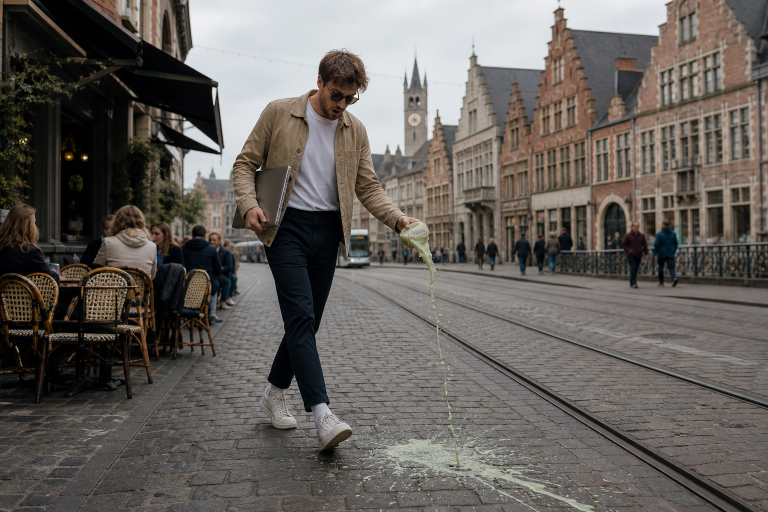
#> input picture assets/sources/021-gent-matcha-spill.png, 1536 x 1024 px (shown at 1/2 size)
$ python render_post_021.py
#> lines starting #> are read from the running program, lines starting #| are printed output that depends on the picture
from pathlib import Path
from PIL import Image, ImageDraw, ImageEnhance, ImageFilter, ImageFont


ROOT = Path(__file__).resolve().parents[1]
SRC = ROOT / "assets" / "sources" / "021-gent-matcha-spill.png"
OUT = ROOT / "assets" / "posts" / "021-gent-matcha-latte.png"

W, H = 1080, 1350
INK = "#111111"
PAPER = "#F5F0E6"
ORANGE = "#F15A24"
YELLOW = "#F2C94C"
WHITE = "#FFFFFF"
MUTED = "#D8D1C4"
GREEN = "#8FBF62"

GEORGIA_BOLD = "/System/Library/Fonts/Supplemental/Georgia Bold.ttf"
ARIAL = "/System/Library/Fonts/Supplemental/Arial.ttf"
ARIAL_BOLD = "/System/Library/Fonts/Supplemental/Arial Bold.ttf"


def font(path, size):
    return ImageFont.truetype(path, size)


def cover_crop(img, size, vertical_focus=0.5, horizontal_focus=0.5):
    src_w, src_h = img.size
    dst_w, dst_h = size
    scale = max(dst_w / src_w, dst_h / src_h)
    resized = img.resize((round(src_w * scale), round(src_h * scale)), Image.LANCZOS)
    left = round((resized.width - dst_w) * horizontal_focus)
    top = round((resized.height - dst_h) * vertical_focus)
    return resized.crop((left, top, left + dst_w, top + dst_h))


def contain_fit(img, size):
    src_w, src_h = img.size
    dst_w, dst_h = size
    scale = min(dst_w / src_w, dst_h / src_h)
    return img.resize((round(src_w * scale), round(src_h * scale)), Image.LANCZOS)


def wrap(draw, text, face, max_width):
    words = text.split()
    lines = []
    current = ""
    for word in words:
        candidate = word if not current else f"{current} {word}"
        if draw.textbbox((0, 0), candidate, font=face)[2] <= max_width:
            current = candidate
        else:
            if current:
                lines.append(current)
            current = word
    if current:
        lines.append(current)
    return lines


def headline_font(draw, text):
    for size in (58, 54, 50, 46, 42):
        face = font(GEORGIA_BOLD, size)
        lines = wrap(draw, text, face, 940)
        if len(lines) <= 4:
            return face, lines, int(size * 1.18)
    face = font(GEORGIA_BOLD, 40)
    return face, wrap(draw, text, face, 940), 48


def draw_logo(draw, x, y, scale=1.0):
    r = int(42 * scale)
    cx, cy = x + r, y + r
    draw.ellipse((cx - r, cy - r, cx + r, cy + r), fill=PAPER, outline=INK, width=max(3, int(5 * scale)))
    draw.ellipse((cx - r + 8, cy - r + 8, cx + r - 8, cy + r - 8), outline=INK, width=max(1, int(2 * scale)))
    face = font(GEORGIA_BOLD, int(38 * scale))
    box = draw.textbbox((0, 0), "DR", font=face)
    draw.text((cx - (box[2] - box[0]) / 2 - int(2 * scale), cy - int(24 * scale)), "DR", font=face, fill=INK)
    draw.ellipse((cx + int(25 * scale), cy + int(11 * scale), cx + int(35 * scale), cy + int(21 * scale)), fill=ORANGE)
    draw.rectangle((cx - int(14 * scale), cy - int(35 * scale), cx + int(14 * scale), cy - int(31 * scale)), fill=YELLOW)


def draw_stamp(draw):
    draw.rectangle((70, 725, 310, 765), fill=ORANGE)
    draw.text((92, 733), "KOKOSMELK CODE", font=font(ARIAL_BOLD, 18), fill=INK)
    draw.rectangle((738, 725, 1010, 779), fill=(17, 17, 17, 225))
    draw.text((760, 739), "TERRASALARM", font=font(ARIAL_BOLD, 24), fill=PAPER)
    draw.ellipse((962, 737, 992, 767), fill=GREEN)


def main():
    base = Image.open(SRC).convert("RGB")
#> base is the input picture: PIL image 1536x1024 RGB; mean R, G, B 101.9, 97.1, 92.5
    base = ImageEnhance.Color(base).enhance(1.05)
    base = ImageEnhance.Contrast(base).enhance(1.08)
    base = base.filter(ImageFilter.UnsharpMask(radius=1.0, percent=110, threshold=3))

    img = cover_crop(base, (W, H), vertical_focus=0.48, horizontal_focus=0.5)
#> in cover_crop, `return resized.crop((left, top, left + dst_w, top + dst_h))`:
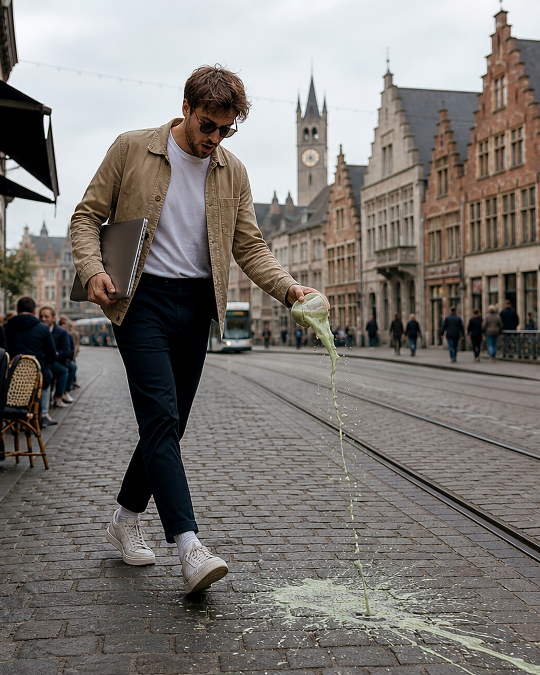
#> returned value: PIL image 1080x1350 RGB (shown at 1/2 size); mean R, G, B 125.8, 121.4, 117.1
    img = img.filter(ImageFilter.GaussianBlur(radius=7))
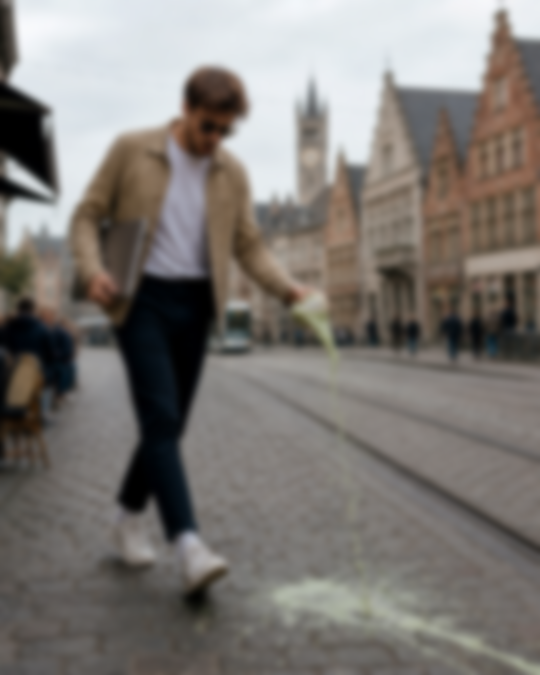
#> img: PIL image 1080x1350 RGB (shown at 1/2 size); mean R, G, B 125.8, 121.4, 117.1
    img = ImageEnhance.Brightness(img).enhance(0.55)
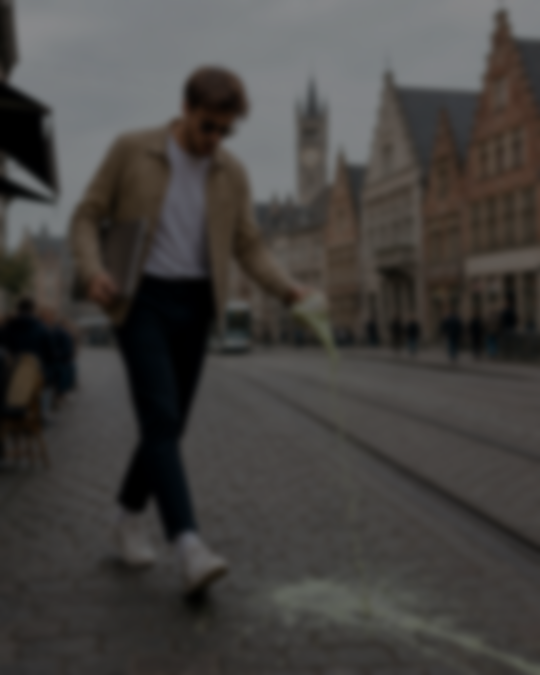
#> img: PIL image 1080x1350 RGB (shown at 1/2 size); mean R, G, B 68.7, 66.3, 63.9
    draw = ImageDraw.Draw(img, "RGBA")

    draw.rectangle((0, 0, W, 152), fill=(17, 17, 17, 255))
    draw.rectangle((0, 152, W, 820), fill=(0, 0, 0, 42))
    draw.rectangle((0, 820, W, H), fill=(17, 17, 17, 245))

    hero = contain_fit(base, (910, 560))
#> in contain_fit, `return img.resize((round(src_w * scale), round(src_h * scale)), Image...`:
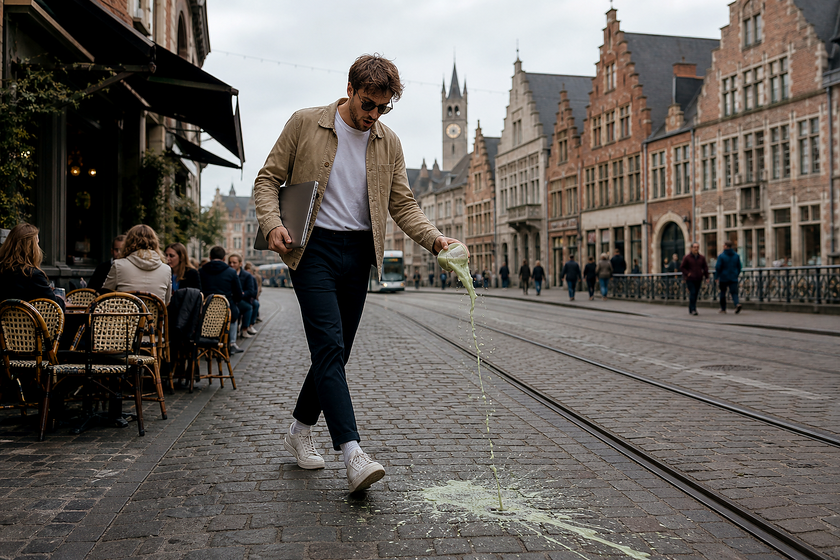
#> returned value: PIL image 840x560 RGB; mean R, G, B 102.4, 96.8, 91.5
    px = (W - hero.width) // 2
#> px = 120
    py = 176
    img.paste(hero, (px, py))
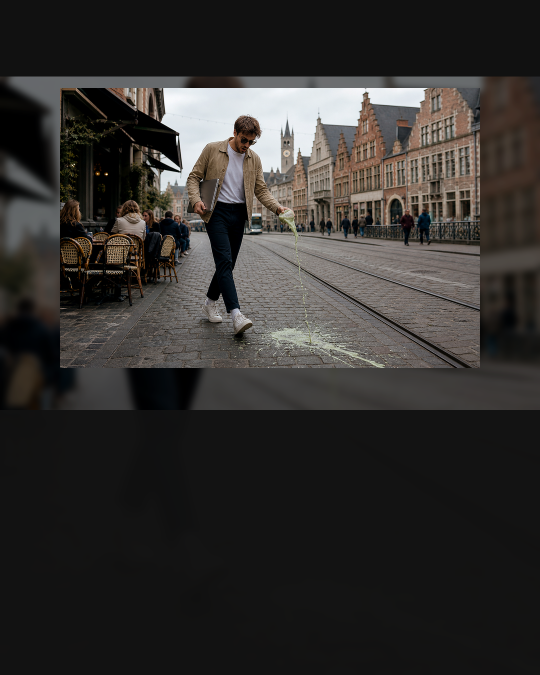
#> img: PIL image 1080x1350 RGB (shown at 1/2 size); mean R, G, B 51.1, 48.7, 46.6
    draw.rectangle((px, py, px + hero.width, py + hero.height), outline=PAPER, width=6)
    draw.rectangle((0, 700, W, 820), fill=(0, 0, 0, 76))

    draw.text((70, 58), "GENT", font=font(ARIAL_BOLD, 32), fill=WHITE)
    draw.ellipse((936, 58, 974, 96), fill=GREEN)
    draw.ellipse((980, 58, 1018, 96), fill=ORANGE)
    draw_stamp(draw)

    headline = "Hipster morst dirty iced matcha coco latte in Gent"
    face, lines, spacing = headline_font(draw, headline)
#> lines = ['Hipster morst dirty iced matcha', 'coco latte in Gent']; spacing = 68
    y = 864
    for line in lines:
        draw.text((70, y), line, font=face, fill=PAPER)
        y += spacing
#> this loop made 2 passes
#> (line, y) on passes 1 to 2: ('Hipster morst dirty iced matcha', 932), ('coco latte in Gent', 1000)
#> after the loop, y = 1000

    draw.line((70, y + 20, 1010, y + 20), fill=ORANGE, width=5)
    deck_font = font(ARIAL, 28)
    deck = "Laptop bleef droog en Claude deed gewoon verder met het werk van de hipster."
    deck_y = y + 54
#> deck_y = 1054
    for line in wrap(draw, deck, deck_font, 790):
        draw.text((70, deck_y), line, font=deck_font, fill=MUTED)
        deck_y += 34
#> this loop made 2 passes
#> deck_y on pass 1: 1088
#> (line, deck_y) on pass 2: ('het werk van de hipster.', 1122)
#> after the loop, deck_y = 1122

    draw_logo(draw, 900, 1222, 0.88)
    draw.text((70, 1282), "DE RAASKALDERIJ", font=font(ARIAL_BOLD, 23), fill=PAPER)
    draw.text((70, 1314), "Ambachtelijk geraas sinds 1836", font=font(ARIAL, 22), fill=MUTED)

    OUT.parent.mkdir(parents=True, exist_ok=True)
    img.save(OUT, quality=96)
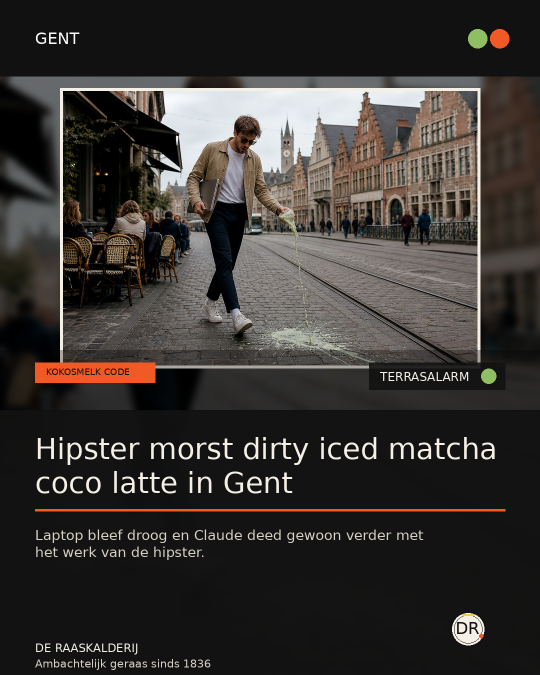
#> saved as 021-gent-matcha-latte.png: PIL image 1080x1350 RGB (shown at 1/2 size); mean R, G, B 57.2, 53.4, 50.4
    print(OUT)


if __name__ == "__main__":
    main()

$ run again, with assets/sources/016-paraguay-france-scrum.png copied over assets/sources/021-gent-matcha-spill.png
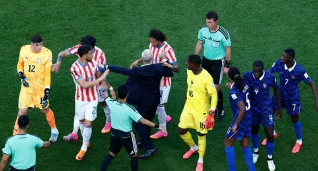
#> input picture assets/sources/016-paraguay-france-scrum.png, 318 x 171 px
#> in main, `img.paste(hero, (px, py))`:
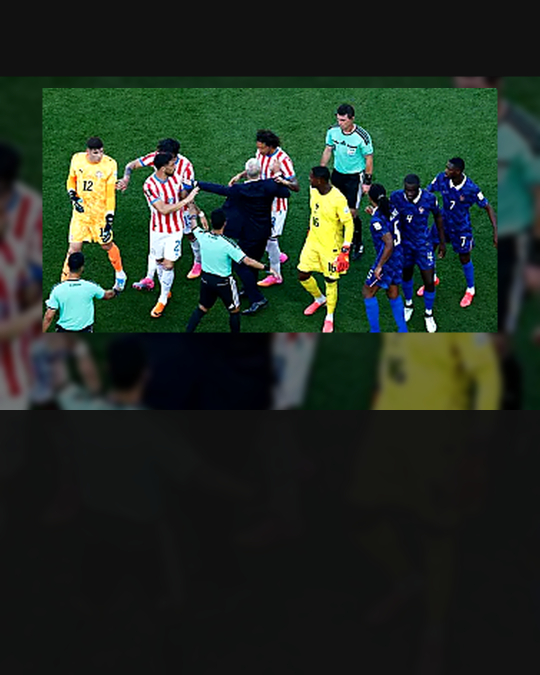
#> img: PIL image 1080x1350 RGB (shown at 1/2 size); mean R, G, B 35.1, 47, 37
#> lines = ['Hipster morst dirty iced matcha', 'coco latte in Gent']; spacing = 68
#> the loop in main, `for line in lines:` made 2 passes
#> (line, y) on passes 1 to 2: ('Hipster morst dirty iced matcha', 932), ('coco latte in Gent', 1000)
#> after the loop in main, `for line in lines:`: y = 1000
#> in main, `deck_y = y + 54`: deck_y = 1054
#> the loop in main, `for line in wrap(draw, deck, deck_font, 790):` made 2 passes
#> deck_y on pass 1: 1088
#> after the loop in main, `for line in wrap(draw, deck, deck_font, 790):`: deck_y = 1122
#> in main, `img.save(OUT, quality=96)`:
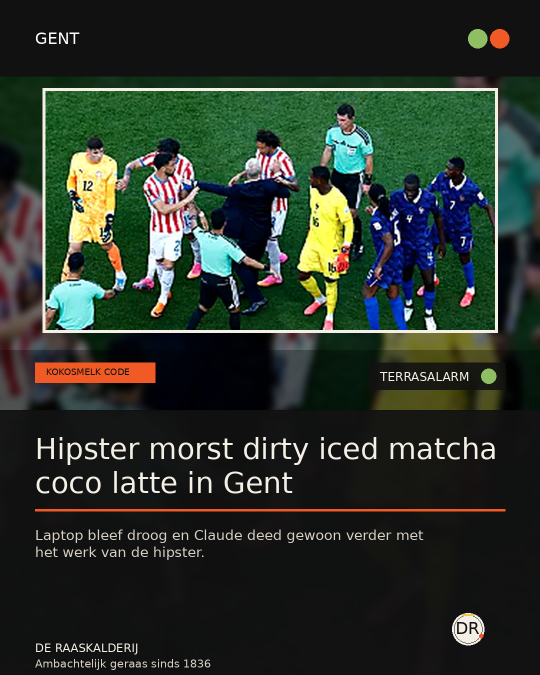
#> saved as 021-gent-matcha-latte.png: PIL image 1080x1350 RGB (shown at 1/2 size); mean R, G, B 42.8, 52.3, 42.5

$ run again, with assets/sources/018-de-ketelaere-friet-frikandel.png copied over assets/sources/021-gent-matcha-spill.png
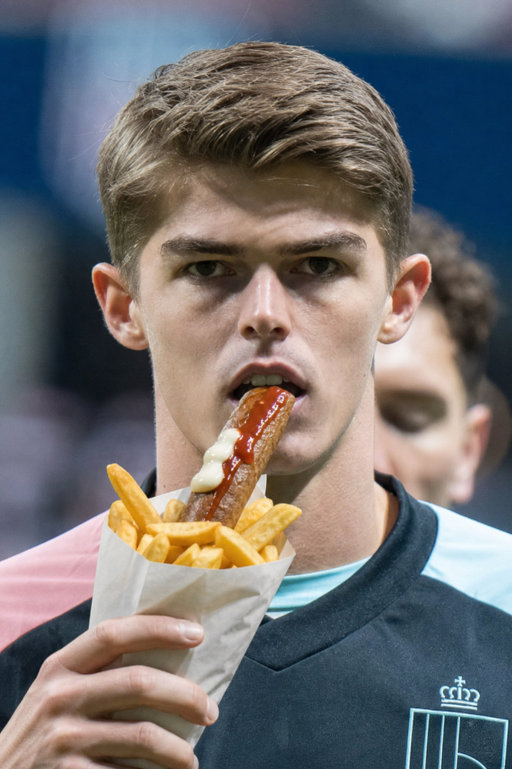
#> input picture assets/sources/018-de-ketelaere-friet-frikandel.png, 1023 x 1538 px (shown at 1/2 size)
#> in main, base is the input picture: PIL image 1023x1538 RGB; mean R, G, B 114.1, 111.2, 111.2
#> in main, `img.paste(hero, (px, py))`:
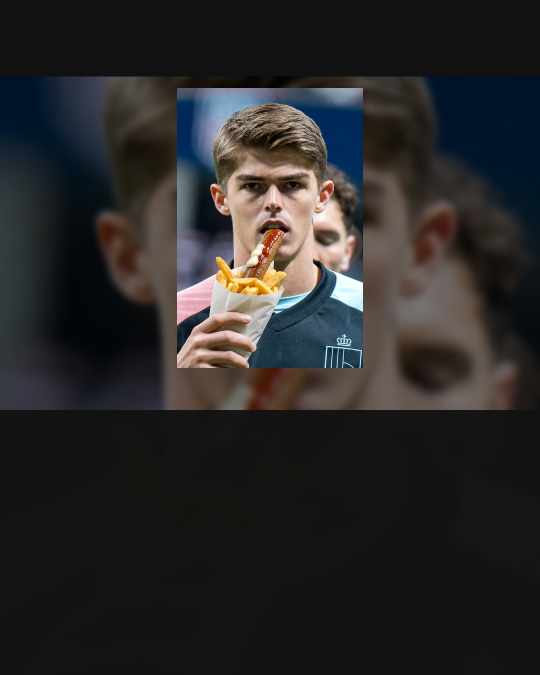
#> img: PIL image 1080x1350 RGB (shown at 1/2 size); mean R, G, B 42.1, 40.7, 40.8
#> lines = ['Hipster morst dirty iced matcha', 'coco latte in Gent']; spacing = 68
#> the loop in main, `for line in lines:` made 2 passes
#> (line, y) on passes 1 to 2: ('Hipster morst dirty iced matcha', 932), ('coco latte in Gent', 1000)
#> after the loop in main, `for line in lines:`: y = 1000
#> in main, `deck_y = y + 54`: deck_y = 1054
#> the loop in main, `for line in wrap(draw, deck, deck_font, 790):` made 2 passes
#> deck_y on pass 1: 1088
#> after the loop in main, `for line in wrap(draw, deck, deck_font, 790):`: deck_y = 1122
#> in main, `img.save(OUT, quality=96)`:
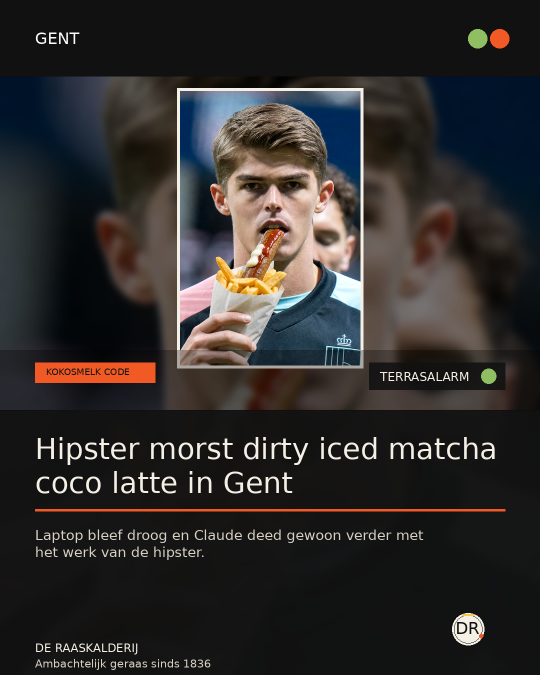
#> saved as 021-gent-matcha-latte.png: PIL image 1080x1350 RGB (shown at 1/2 size); mean R, G, B 48, 45.2, 44.2

$ run again, with assets/sources/018-de-ketelaere-original.png copied over assets/sources/021-gent-matcha-spill.png
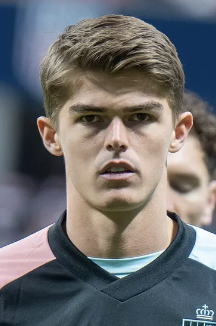
#> input picture assets/sources/018-de-ketelaere-original.png, 216 x 326 px
#> in main, `img.paste(hero, (px, py))`:
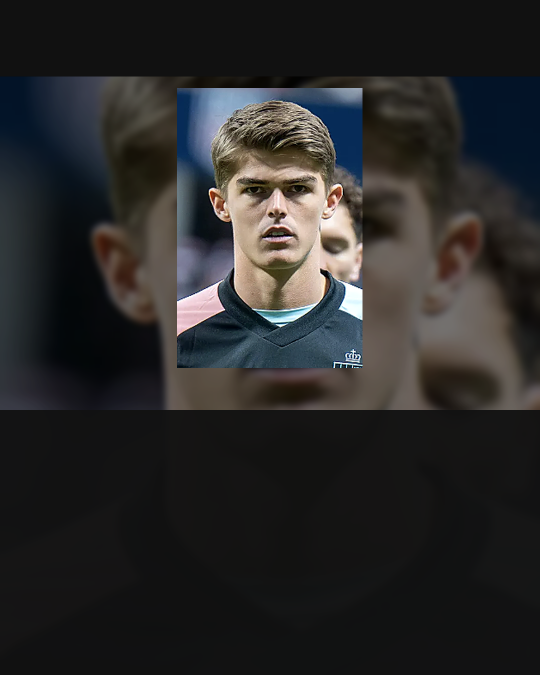
#> img: PIL image 1080x1350 RGB (shown at 1/2 size); mean R, G, B 41.9, 41.2, 41.1
#> lines = ['Hipster morst dirty iced matcha', 'coco latte in Gent']; spacing = 68
#> the loop in main, `for line in lines:` made 2 passes
#> (line, y) on passes 1 to 2: ('Hipster morst dirty iced matcha', 932), ('coco latte in Gent', 1000)
#> after the loop in main, `for line in lines:`: y = 1000
#> in main, `deck_y = y + 54`: deck_y = 1054
#> the loop in main, `for line in wrap(draw, deck, deck_font, 790):` made 2 passes
#> deck_y on pass 1: 1088
#> after the loop in main, `for line in wrap(draw, deck, deck_font, 790):`: deck_y = 1122
#> in main, `img.save(OUT, quality=96)`:
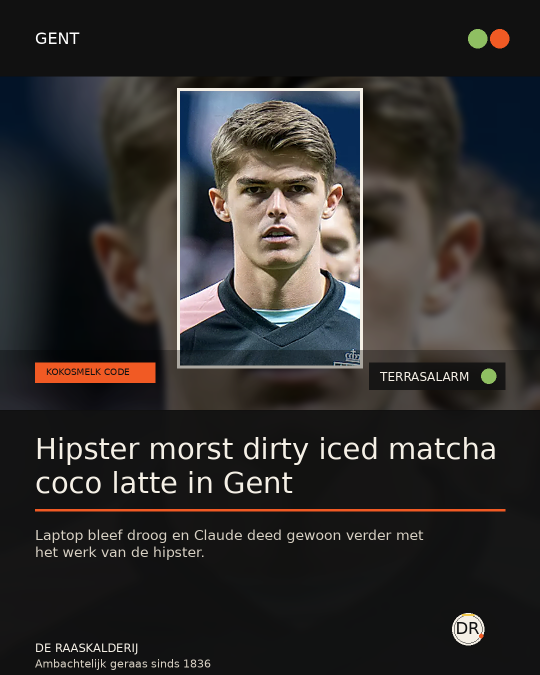
#> saved as 021-gent-matcha-latte.png: PIL image 1080x1350 RGB (shown at 1/2 size); mean R, G, B 48.1, 45.8, 44.6
